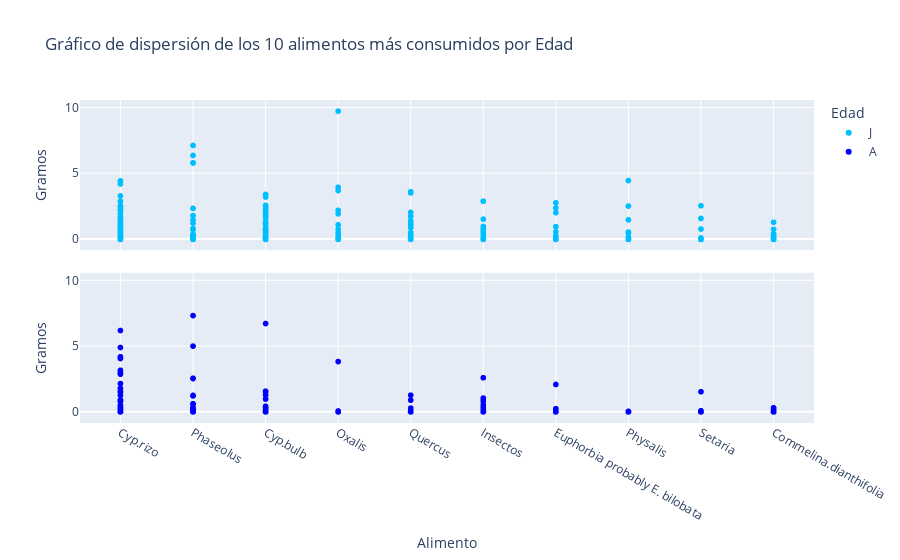

The notebook cell this image was saved under:
### Markdown cell above
De la gran diversidad de opciones de alimento, notamos que solo unas pocas fueron consumidas. Procedemos a identificar los alimentos más consumidos y evaluevaluamos si existe una diferencia clara en su consumo entre las distintas edades.

### Code cell
# Lista de los 10 alimentos más consumidos (independientemente de la edad)
top10 = list(df_temp.groupby(['Alimento'])['Peso'].sum().sort_values(ascending=False).reset_index()[:10]['Alimento'])

# Crear dataframe temporal con las variables a graficar en la columna "Alimento" y sus respectivos Pesos y Edad en otras columnas
df_temp_top_10 = pd.melt(df, id_vars=['edad'], value_vars=top10, var_name='Alimento', value_name='Peso')

# Crear sub-gráficos de dispersión para cada alimento y edad
fig = px.scatter(df_temp_top_10, x='Alimento', y='Peso', color='edad', color_discrete_map={'J': 'deepskyblue', 'A': 'blue'},
                 facet_col='edad', facet_col_wrap=1,  # Cambia el valor de facet_col_wrap según el número deseado de columnas
                 labels={'Alimento': 'Alimento', 'Peso': 'Gramos', 'edad': 'Edad'},
                 title='Gráfico de dispersión de los 10 alimentos más consumidos por Edad')

# Eliminar subtitulos redundantes
fig.for_each_annotation(lambda a: a.update(text=''))

# Lineas en lugar de puntos
#fig.update_traces(mode='lines+markers')

# Desplegar figura
fig.show()

### Figure 1 — Plotly figure (JSON) as saved in the notebook; plotly's stock layout.template omitted (floating-point values rounded to 4 significant figures; data arrays with more than 128 entries replaced by an {"elided": "..."} marker saying what was removed)
{"data": [{"hovertemplate": "Edad=J<br>Alimento=%{x}<br>Gramos=%{y}<extra></extra>", "legendgroup": "J", "marker": {"color": "deepskyblue", "symbol": "circle"}, "mode": "markers", "name": "J", "showlegend": true, "type": "scattergl", "x": {"elided": "1340 str values"}, "xaxis": "x2", "y": {"elided": "1340 float values"}, "yaxis": "y2"}, {"hovertemplate": "Edad=A<br>Alimento=%{x}<br>Gramos=%{y}<extra></extra>", "legendgroup": "A", "marker": {"color": "blue", "symbol": "circle"}, "mode": "markers", "name": "A", "showlegend": true, "type": "scattergl", "x": {"elided": "550 str values"}, "xaxis": "x", "y": {"elided": "550 float values"}, "yaxis": "y"}], "layout": {"annotations": [{"font": {}, "showarrow": false, "text": "", "x": 0.5, "xanchor": "center", "xref": "paper", "y": 0.465, "yanchor": "bottom", "yref": "paper"}, {"font": {}, "showarrow": false, "text": "", "x": 0.5, "xanchor": "center", "xref": "paper", "y": 1.0, "yanchor": "bottom", "yref": "paper"}], "legend": {"title": {"text": "Edad"}, "tracegroupgap": 0}, "title": {"text": "Gráfico de dispersión de los 10 alimentos más consumidos por Edad"}, "xaxis": {"anchor": "y", "domain": [0, 1], "title": {"text": "Alimento"}}, "xaxis2": {"anchor": "y2", "domain": [0, 1], "matches": "x", "showticklabels": false}, "yaxis": {"anchor": "x", "domain": [0, 0.465], "title": {"text": "Gramos"}}, "yaxis2": {"anchor": "x2", "domain": [0.535, 1.0], "matches": "y", "title": {"text": "Gramos"}}}}
